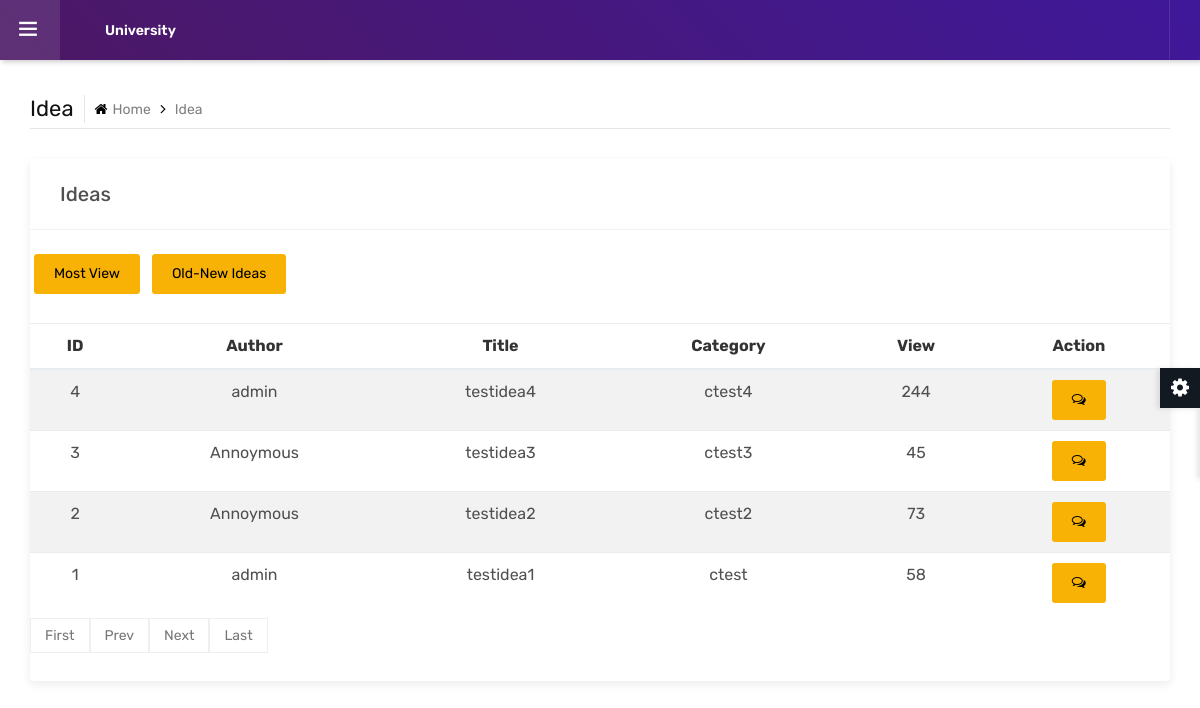
The app's page /IdeaLatest.php?ClosureID=1 with its own data.
### tables this page shows
CREATE TABLE `idea_data` (
  `IdeaID` int(11) NOT NULL,
  `UserID` int(11) NOT NULL,
  `ClosureID` int(11) NOT NULL,
  `Idea_title` varchar(50) NOT NULL,
  `Idea_description` varchar(255) NOT NULL,
  `CategoryID` int(11) NOT NULL,
  `IdeaFile` varchar(255) NOT NULL,
  `IdeaFileSize` int(11) NOT NULL,
  `Annoymous` int(2) NOT NULL DEFAULT 0,
  `View` int(11) NOT NULL
);

CREATE TABLE `users_data` (
  `UserID` int(11) NOT NULL,
  `FullName` varchar(50) NOT NULL,
  `User_email` varchar(30) NOT NULL,
  `User_password` varchar(30) NOT NULL,
  `RoleID` int(11) NOT NULL,
  `DepartmentID` int(11) NOT NULL,
  `PhoneNo` varchar(50) NOT NULL,
  `Address` varchar(255) NOT NULL
);

CREATE TABLE `categories_data` (
  `CategoryID` int(11) NOT NULL,
  `CategoryName` varchar(50) NOT NULL
);

### IdeaLatest.php (the view, shortened to what this page needs)
<?php
include("connect.php");
$ClosureID=$_GET['ClosureID'];
if (isset($_GET['pageno'])) {
            $pageno = $_GET['pageno'];
        } else {
            $pageno = 1;
        }
        $no_of_records_per_page = 5;
        $offset = ($pageno-1) * $no_of_records_per_page;
        $total_pages_sql = "SELECT COUNT(*) FROM idea_data";
        $result4 = mysqli_query($connect,$total_pages_sql);
        $total_rows = mysqli_fetch_array($result4)[0];
        $total_pages = ceil($total_rows / $no_of_records_per_page);
$select3="SELECT idea_data.IdeaID, idea_data.Annoymous, users_data.FullName, idea_data.Idea_title, categories_data.CategoryName, idea_data.View FROM idea_data
                        INNER JOIN users_data ON idea_data.UserID=users_data.UserID
                        INNER JOIN categories_data ON idea_data.CategoryID=categories_data.CategoryID
        WHERE ClosureID='$ClosureID' ORDER BY IdeaID DESC LIMIT $offset, $no_of_records_per_page";
        $result=mysqli_query($connect,$select3);
 ?>
<!DOCTYPE html>
<html lang="en">
<head>
    <link rel="stylesheet" type="text/css" href="css/assets.css">
    <link rel="stylesheet" type="text/css" href="vendors/calendar/fullcalendar.css">
    <link rel="stylesheet" type="text/css" href="css/typography.css">
    <link rel="stylesheet" type="text/css" href="css/shortcodes/shortcodes.css">
    <link rel="stylesheet" type="text/css" href="css/style.css">
    <link rel="stylesheet" type="text/css" href="css/dashboard.css">
    <link class="skin" rel="stylesheet" type="text/css" href="css/color/color-1.css">
</head>
<body class="ttr-opened-sidebar ttr-pinned-sidebar">
    <?php
        include("Header.php");
     ?>
    <main class="ttr-wrapper">
        <div class="container-fluid">
            <div class="db-breadcrumb">
                <h4 class="breadcrumb-title">Idea</h4>
                <ul class="db-breadcrumb-list">
                    <li><a href="#"><i class="fa fa-home"></i>Home</a></li>
                    <li>Idea</li>
                </ul>
            </div>
            <div class="row">
                <div class="col-lg-12 m-b30">
                    <div class="widget-box">
                        <div class="wc-title">
                                    <span class="k">Ideas</span>
                            </div>
<div><br>
    &nbsp<a href="IdeaView.php?ClosureID=<?php echo $ClosureID;?>" class="btn">Most View</a>&nbsp&nbsp
    <a href="IdeaList.php?ClosureID=<?php echo $ClosureID;?>" class="btn">Old-New Ideas</a>
</div><br>
                        <div class="widget-inner-a">
                            <table class="table table-hover table-striped table-vcenter text-nowrap mb-0">
                                    <thead>
                                        <tr>
                                            <th>ID</th>
                                            <th>Author</th>
                                            <th>Title</th>
                                            <th>Category</th>
                                            <th>View</th>
                                            <th>Action</th>
                                        </tr>
                                    </thead>
                                    <tbody>
                                        <?php while ($row1 = mysqli_fetch_object($result)) { ?>
                                        <tr>
                                            <td><?php echo $row1->IdeaID;?></td>
                                            <td><?php if ($row1->Annoymous == '0') {
                                                echo $row1->FullName;
                                            }
                                            else
                                            {
                                                echo "Annoymous";
                                            }?></td>
                                            <td><?php echo $row1->Idea_title;?></td>
                                            <td><?php echo $row1->CategoryName;?></td>
                                            <td><?php echo $row1->View;?></td>
                                            <td><?php echo '<a class="btn btn-icon btn-sm" href="Comment.php?IdeaID='. $row1->IdeaID.'"><i class="fa fa-comments-o"></i></a>';?></td>
                                        </tr>
                                        <?php } ?>
                                    </tbody>
                                </table>
                                <ul class="pagination">
        <li><a href="IdeaList.php?ClosureID=<?php echo $ClosureID;?>&pageno=1">First</a></li>
        <li class="<?php if($pageno <= 1){ echo 'disabled'; } ?>">
            <a href="<?php if($pageno <= 1){ echo '#'; } else { echo 'IdeaList.php?ClosureID='.$ClosureID.'&pageno='.($pageno - 1);}?>">Prev</a>
        </li>
        <li class="<?php if($pageno >= $total_pages){ echo 'disabled'; } ?>">
            <a href="<?php if($pageno >= $total_pages){ echo '#'; } else { echo 'IdeaList.php?ClosureID='.$ClosureID.'&pageno='.($pageno + 1); } ?>">Next</a>
        </li>
        <li><a href="IdeaList.php?ClosureID=<?php echo $ClosureID;?>&pageno=<?php echo $total_pages; ?>">Last</a></li>
    </ul>
                        </div>
                        </div>
            </div>
        </div>
    </main>
</body>
</html>

### css/typography.css (style rules this page uses)
body { background-color: #fff; font-family: Rubik; font-size: 16px; font-weight: 400; color:#505050; padding: 0; margin: 0; overflow-x: hidden; -webkit-font-smoothing: antialiased; font-smoothing: antialiased; -moz-osx-font-smoothing: grayscale; scroll-behavior: smooth; }
a { color: #6f6f6f; outline: 0 none; text-decoration: none; }
section, article, aside, details, figcaption, figure, footer, header, hgroup, main, menu, nav, summary { display: block; }
table { background-color: transparent; width: 100%; }
table thead th { color: #333; }
table td { padding: 15px 10px; }
p, address, pre, hr, ul, ol, dl, dd, table { margin-bottom: 24px; }
h1, h2, h3, h4, h5, h6 { color: #111111; font-family: rubik; margin-top:0; }
h4 { font-size: 22px; line-height: 28px; margin-bottom: 15px; font-weight: 500; }
dl, ul, ol { list-style-position: outside; padding: 0; }
ul, ol { margin-bottom: 24px; }
ul li, ol li { padding: 0; }
.m-b30 { margin-bottom: 30px; }

### css/dashboard.css (style rules this page uses)
.ttr-pinned-sidebar.ttr-opened-sidebar .ttr-wrapper { margin-left: 300px; }
.ttr-pinned-sidebar .ttr-wrapper { margin-left: 0; }
.ttr-wrapper { padding-top: 95px; -webkit-transition: margin 200ms cubic-bezier(0.215, 0.610, 0.355, 1.000); -moz-transition: margin 200ms cubic-bezier(0.215, 0.610, 0.355, 1.000); -o-transition: margin 200ms cubic-bezier(0.215, 0.610, 0.355, 1.000); transition: margin 200ms cubic-bezier(0.215, 0.610, 0.355, 1.000); }
.ttr-wrapper { padding-left:15px; padding-right:15px; }
.db-breadcrumb { display:flex; align-items: center; border-bottom: 1px solid rgba(0,0,0,0.1); padding-bottom: 5px; margin-bottom: 30px; }
.db-breadcrumb-list { list-style:none; margin:0; padding:0; }
.breadcrumb-title { margin-bottom: 0; font-weight: 400; border-right: 1px solid rgba(0,0,0,0.1); padding-right: 10px; margin-right: 10px; line-height: 28px; }
.db-breadcrumb-list li { display: inline-block; color: #7f7f7f; font-size: 14px; padding: 0 20px 0px 0; position:relative; }
.db-breadcrumb-list li i { margin-right:5px; color:#000; }
.db-breadcrumb-list li a { color:#7f7f7f; }
.db-breadcrumb-list li:last-child { padding-right:0; }
.db-breadcrumb-list li:after { font-family: FontAwesome; content: "\f105"; position: absolute; color: #000; right: 5px; font-size: 15px; top: -1px; }
.db-breadcrumb-list li:last-child:after { content:none; }
.widget-box { background-color: #fff; box-shadow:0 3px 10px 0px rgba(0,0,0,.08); border-radius: 4px; height: 100%; }
.widget-box .wc-title { border-bottom:1px solid rgba(0,0,0,0.05); padding:20px 30px; }
@media only screen and (max-width: 1200px) { .ttr-pinned-sidebar .ttr-wrapper { margin-left: 310px; } }
@media only screen and (max-width: 1200px) { .ttr-pinned-sidebar.ttr-opened-sidebar .ttr-wrapper { margin-left: 0; } }

### css/color/color-1.css (style rules this page uses)
:root { --primary: #4c1864; --sc-primary: #4d0a91; }
.bg-primary,.btn,.comments-area .comment-form p input[type="submit"],.pagination > .active > a,.pagination > .active > span,.pagination > .active > a:hover,.pagination > .active > span:hover,.pagination > .active > a:focus,.pagination > .active > span:focus,.feature-filters .active > [class*="btn"],.list-num-count > li:before,.pagination-bx.primary .pagination > li > a, .pagination-bx.primary .pagination > li > span,button.back-to-top,.rev-btn { background-color: #4c1864; }
a,.text-primary,.primary li:before,.menu-links .nav > li.active > a,.menu-links .nav > li:hover > a,.menu-links .nav > li .mega-menu > li ul a:hover,.menu-links .nav > li .sub-menu li:hover > a,footer a:active,footer a:focus,footer a:hover,footer h1 a,footer h2 a,footer h3 a,footer h4 a,footer h5 a,footer h6 a,footer p a,.testimonial-1 .testimonial-position,.acod-head a:after,.acod-head a,.acod-head a:hover,.acod-head a.collapsed:hover,.ttr-tabs .nav-tabs > li > a i,h1 a:hover,h2 a:hover,h3 a:hover,h4 a:hover,h5 a:hover,h6 a:hover,.btn.outline,.btn-link:hover { color: #4c1864; }
.course-info-list ul li a.active, .course-info-list ul li a:hover,.btn,.profile-tabnav .nav li a.active,button.back-to-top,.upcoming-event-carousel.owl-btn-1 .owl-prev, .upcoming-event-carousel.owl-btn-1 .owl-next,.courses-carousel .owl-nav .owl-next, .courses-carousel .owl-nav .owl-prev, .recent-news-carousel .owl-nav .owl-next, .recent-news-carousel .owl-nav .owl-prev, .testimonial-carousel .owl-nav .owl-next, .testimonial-carousel .owl-nav .owl-prev { background-color:#f7b205; color:#000; }

### records on screen
idea_data: IdeaID "4", UserID.FullName "admin", Idea_title "testidea4", CategoryID.CategoryName "ctest4", View "244"
idea_data: IdeaID "3", Annoymous "Annoymous", Idea_title "testidea3", CategoryID.CategoryName "ctest3", View "45"
idea_data: IdeaID "2", Annoymous "Annoymous", Idea_title "testidea2", CategoryID.CategoryName "ctest2", View "73"
idea_data: IdeaID "1", UserID.FullName "admin", Idea_title "testidea1", CategoryID.CategoryName "ctest", View "58"
